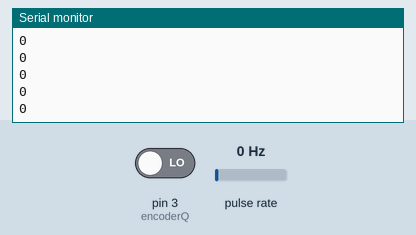
Simulated run of this sketch. Board: Arduino Uno, built with avr-gcc and run on an emulated ATmega328P. On the bench: the last lines printed to the serial monitor. Wiring (inferred from the names in the program): pulse sensor: data pin 2. The inputs (shaded band) are chosen by the test bench; at power-on: pulse rate 0 Hz, pin 3 (encoderQ) LOW.

Above: at 1.2 s.
1.3 s: pulse rate (sensor on pin 2) set to 4 Hz
At 1.8 s:
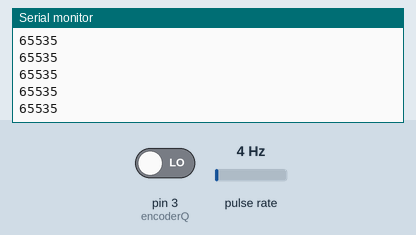
2.8 s: pin 3 (encoderQ) driven HIGH
At 3.4 s:
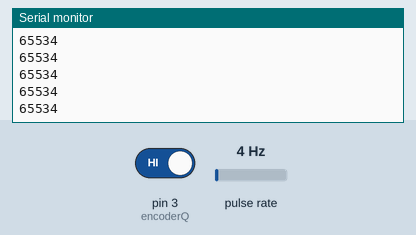
Timing chart, 0 to 5.8 s (numbered marks = the images above; inputs shaded):
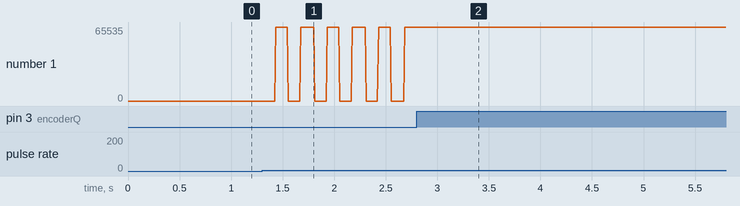

Measured:
- after the input at 1.3 s, the serial monitor: prints a new line after 0.13 s (image 1)
- after the input at 2.8 s, the serial monitor: prints a new line at once (image 2)
- plotted number 1: 0 → 65535 after the input at 1.3 s

The sketch:

encoder_read.ino
```cpp
// Interrupt information
// 0 on pin 2
// 1 on pin 3

#define encoderI 2
#define encoderQ 3 // Only use one interrupt in this example

uint16_t count;

void setup()
{
Serial.begin(115200);
count=0;
pinMode(encoderI, INPUT);
pinMode(encoderQ, INPUT); attachInterrupt(0, handleEncoder, CHANGE);

}

void loop()
{
Serial.println(count);
delay(10);
}

void handleEncoder()
{
if(digitalRead(encoderI) == digitalRead(encoderQ))
{ count++;
}
else
{ count--;
}

}
```
